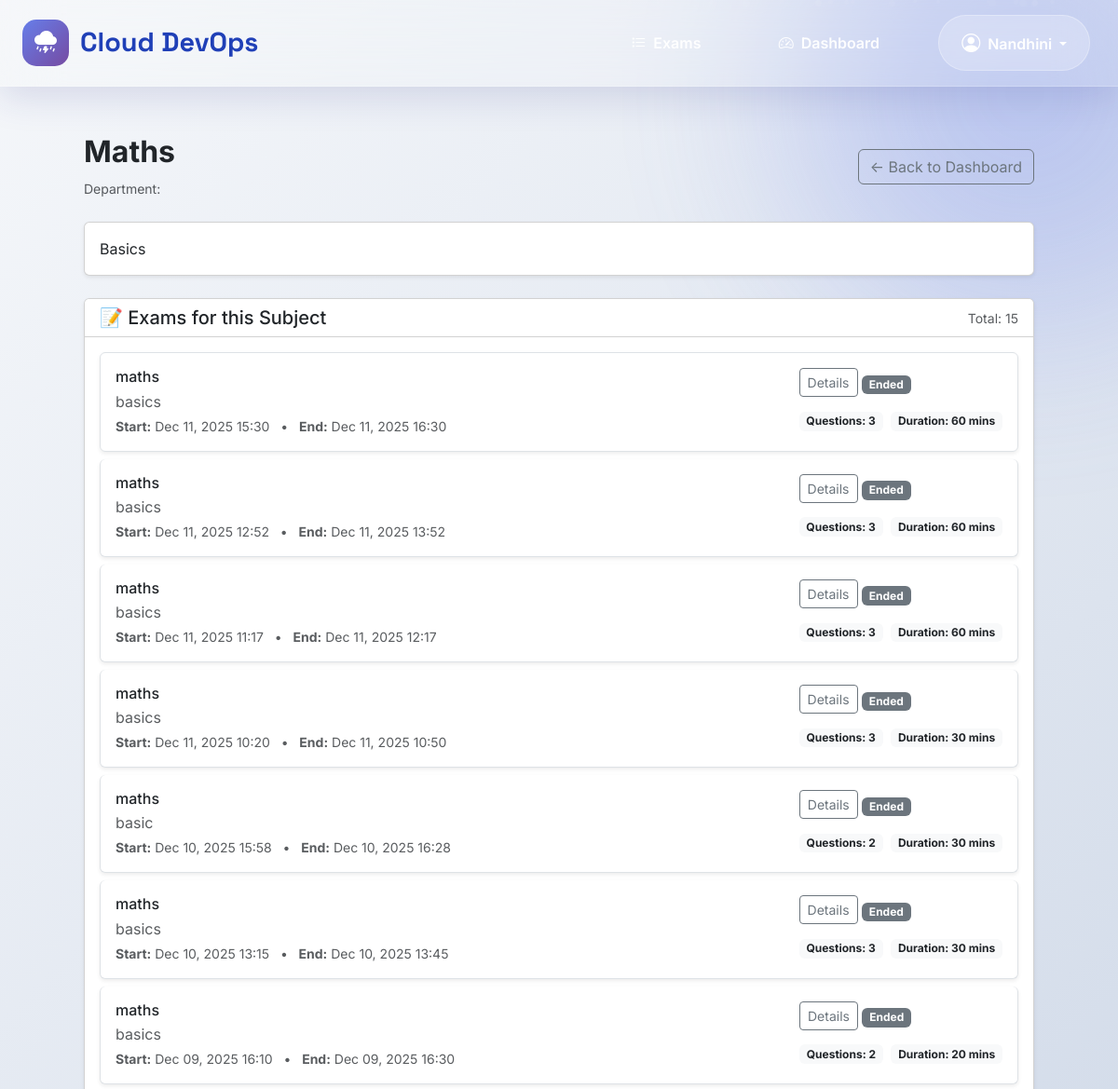
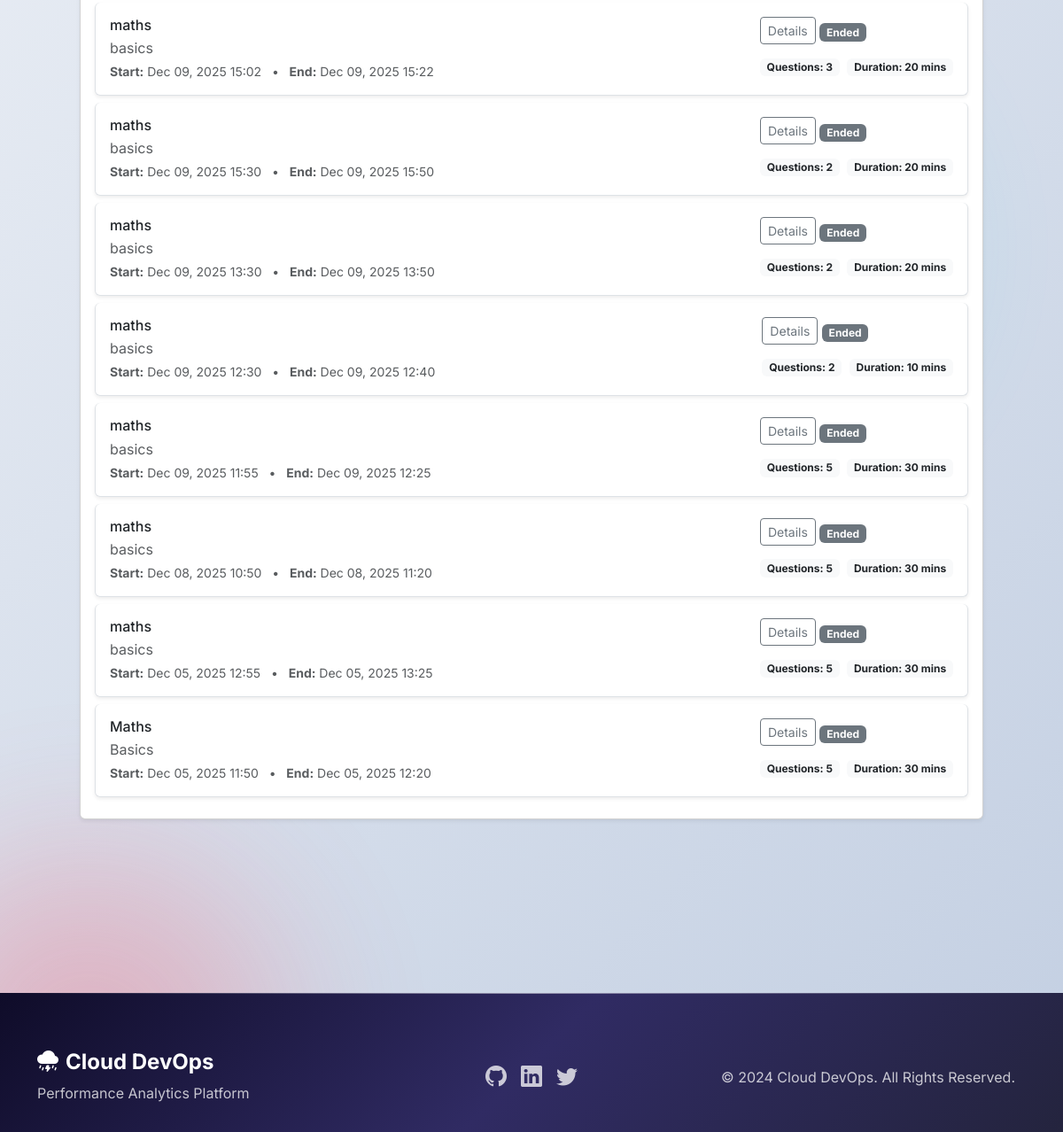
Page /subjects/3/ (signed in) on the committed database (2 pictures, top to bottom).
### exams/models.py (models this page shows, shortened)
class Subject(models.Model):
    name = models.CharField(max_length=200)
    code = models.CharField(max_length=20)
    description = models.TextField(blank=True, null=True)
    teacher = models.ForeignKey(User, on_delete=models.CASCADE, related_name='subjects')
    created_at = models.DateTimeField(auto_now_add=True)

class Exam(models.Model):
    DIFFICULTY_CHOICES = (
        ('easy', 'Easy'),
        ('medium', 'Medium'),
        ('hard', 'Hard'),
    )
    title = models.CharField(max_length=200)
    subject = models.ForeignKey(Subject, on_delete=models.CASCADE, related_name='exams')
    description = models.TextField()
    duration = models.IntegerField(help_text="Duration in minutes")
    total_marks = models.IntegerField()
    passing_marks = models.IntegerField()
    difficulty = models.CharField(max_length=10, choices=DIFFICULTY_CHOICES, default='medium')
    start_time = models.DateTimeField()
    end_time = models.DateTimeField()
    is_active = models.BooleanField(default=True)
    created_by = models.ForeignKey(User, on_delete=models.CASCADE, related_name='created_exams')
    created_at = models.DateTimeField(auto_now_add=True)
    updated_at = models.DateTimeField(auto_now=True)
    class Meta:
        ordering = ['-created_at']

### exams/views.py (the view)
# urls.py: path('subjects/<int:pk>/', views.subject_detail, name='subject_detail'),
@login_required
def subject_detail(request, pk):
    subject = get_object_or_404(Subject, pk=pk)
    exams = subject.exams.all()  # or related_name from your Exam model
    context = {
        'subject': subject,
        'exams': exams,
    }
    return render(request, 'exams/subject_detail.html', context)

### exams/templates/exams/subject_detail.html (shortened to what this page needs)
{% extends "base.html" %}
{% load static %}
{% block content %}
<div class="container mt-4">
  <div class="d-flex justify-content-between align-items-center mb-4">
    <div>
      <h2 class="fw-bold">{{ subject.name }}</h2>
      <small class="text-muted">Department: {{ subject.department }}</small>
    </div>
    <div>
      <a href="{% url 'teacher_dashboard' %}" class="btn btn-outline-secondary">← Back to Dashboard</a>
    </div>
  </div>
  {% if subject.description %}
  <div class="card shadow-sm mb-4">
    <div class="card-body">
      <p class="mb-0">{{ subject.description }}</p>
    </div>
  </div>
  {% endif %}
  <div class="card shadow-sm">
    <div class="card-header bg-white d-flex justify-content-between align-items-center">
      <h5 class="mb-0">📝 Exams for this Subject</h5>
      <small class="text-muted">Total: {{ subject.exams.count }}</small>
    </div>
    <div class="card-body">
      {% if subject.exams.exists %}
        <div class="list-group">
          {% for exam in subject.exams.all %}
            <div class="list-group-item list-group-item-action mb-2 p-3 shadow-sm rounded animate__animated animate__fadeInUp">
              <div class="d-flex flex-column flex-sm-row justify-content-between align-items-start gap-3">
                <div class="me-3" style="min-width: 200px;">
                  <h6 class="mb-1">{{ exam.title }}</h6>
                  <p class="mb-1 text-muted">{{ exam.description|truncatechars:100 }}</p>
                  <p class="mb-0 small text-muted">
                    <strong>Start:</strong> {{ exam.start_time|date:"M d, Y H:i" }} &nbsp; • &nbsp;
                    <strong>End:</strong> {{ exam.end_time|date:"M d, Y H:i" }}
                  </p>
                </div>
                <div class="d-flex flex-column justify-content-between">
                  <div class="mb-2">
                    <a href="{% url 'exam_detail' exam.id %}" class="btn btn-sm btn-outline-secondary mb-1">Details</a>
                    {% if exam.is_active and exam.start_time <= now <= exam.end_time %}
                      <a href="{% url 'take_exam' exam.id %}" class="btn btn-sm btn-primary mb-1">Take Exam</a>
                    {% elif exam.start_time > now %}
                      <button class="btn btn-sm btn-light mb-1" disabled>Upcoming</button>
                    {% else %}
                      <span class="badge bg-secondary mb-1">Ended</span>
                    {% endif %}
                  </div>
                  <div>
                    <span class="badge bg-light text-dark me-1">Questions: {{ exam.questions.count }}</span>
                    <span class="badge bg-light text-dark">Duration: {{ exam.duration }} mins</span>
                  </div>
                </div>
              </div>
            </div>
          {% endfor %}
        </div>
      {% else %}
        <div class="text-center py-4">
          <img src="{% static 'exams/empty_state.svg' %}" alt="No exams" style="max-width:200px;" class="mb-3">
          <p class="text-muted">No exams created for this subject yet.</p>
        </div>
      {% endif %}
    </div>
  </div>
</div>
<link rel="stylesheet" href="https://cdnjs.cloudflare.com/ajax/libs/animate.css/4.1.1/animate.min.css"/>
{% endblock %}

### exams/templates/base.html (shortened to what this page needs)
{% load static %}
<!DOCTYPE html>
<html lang="en">
<head>
    <link href="https://cdn.jsdelivr.net/npm/bootstrap@5.3.3/dist/css/bootstrap.min.css" rel="stylesheet">
    <link href="https://cdn.jsdelivr.net/npm/bootstrap-icons@1.11.3/font/bootstrap-icons.css" rel="stylesheet">
    <link rel="stylesheet" href="https://cdn.jsdelivr.net/npm/aos@2.3.4/dist/aos.css">
</head>
<body>
    <div class="gradient-orb orb-1"></div>
    <div class="gradient-orb orb-2"></div>
    <div id="particles"></div>
    <nav class="navbar navbar-expand-lg navbar-glass" id="navbar">
        <div class="container-fluid px-4">
            <a class="navbar-brand d-flex align-items-center" href="{% url 'home' %}">
                <div class="brand-icon">
                    <i class="bi bi-cloud-lightning-rain-fill"></i>
                </div>
                <span>Cloud DevOps</span>
            </a>
            <div class="collapse navbar-collapse" id="mainNav">
                <ul class="navbar-nav ms-auto align-items-center">
                    {% if user.is_authenticated %}
                        <li class="nav-item mx-2">
                            <a class="nav-link" href="{% url 'exam_list' %}">
                                <i class="bi bi-list-task me-2"></i>Exams
                            </a>
                        </li>
                        {% if user.profile.user_type == 'teacher' %}
                            <li class="nav-item mx-2">
                                <a class="nav-link" href="{% url 'teacher_dashboard' %}">
                                    <i class="bi bi-speedometer2 me-2"></i>Dashboard
                                </a>
                            </li>
                        {% else %}
                            <li class="nav-item mx-2">
                                <a class="nav-link" href="{% url 'student_dashboard' %}">
                                    <i class="bi bi-speedometer2 me-2"></i>Dashboard
                                </a>
                            </li>
                        {% endif %}
                        <li class="nav-item dropdown ms-3">
                            <a class="nav-link dropdown-toggle user-dropdown" href="#"
                               data-bs-toggle="dropdown">
                                <i class="bi bi-person-circle fs-5 me-2"></i>{{ user.username }}
                            </a>
                        </li>
                    {% endif %}
                </ul>
            </div>
        </div>
    </nav>
    <main class="main-content">
        <div class="container px-4 px-lg-5">
            {% block content %}{% endblock %}
        </div>
    </main>
    <footer class="footer-modern text-white text-center">
        <div class="container">
            <div class="row align-items-center">
                <div class="col-md-4 mb-4 mb-md-0 text-md-start">
                    <h4 class="fw-bold mb-2">
                        <i class="bi bi-cloud-lightning-rain-fill me-2"></i>Cloud DevOps
                    </h4>
                    <p class="opacity-75 mb-0">Performance Analytics Platform</p>
                </div>
                <div class="col-md-4 mb-4 mb-md-0">
                    <div class="d-flex gap-3 justify-content-center">
                        <a href="#" class="text-white opacity-75" style="text-decoration: none; transition: opacity 0.3s;" onmouseover="this.style.opacity='1'" onmouseout="this.style.opacity='0.75'">
                            <i class="bi bi-github fs-4"></i>
                        </a>
                        <a href="#" class="text-white opacity-75" style="text-decoration: none; transition: opacity 0.3s;" onmouseover="this.style.opacity='1'" onmouseout="this.style.opacity='0.75'">
                            <i class="bi bi-linkedin fs-4"></i>
                        </a>
                        <a href="#" class="text-white opacity-75" style="text-decoration: none; transition: opacity 0.3s;" onmouseover="this.style.opacity='1'" onmouseout="this.style.opacity='0.75'">
                            <i class="bi bi-twitter fs-4"></i>
                        </a>
                    </div>
                </div>
                <div class="col-md-4">
                    <p class="mb-0 opacity-75">&copy; 2024 Cloud DevOps. All Rights Reserved.</p>
                </div>
            </div>
        </div>
    </footer>
</body>
</html>

### exams/templates/base.html (style rules this page uses)
:root { --primary-gradient: linear-gradient(135deg, #667eea 0%, #764ba2 100%); --secondary-gradient: linear-gradient(135deg, #f093fb 0%, #f5576c 100%); --success-gradient: linear-gradient(135deg, #4facfe 0%, #00f2fe 100%); --info-gradient: linear-gradient(135deg, #43e97b 0%, #38f9d7 100%); --warning-gradient: linear-gradient(135deg, #fa709a 0%, #fee140 100%); --dark-gradient: linear-gradient(135deg, #1e3c72 0%, #2a5298 100%); --glass: rgba(255,255,255,0.1); --glass-border: rgba(255,255,255,0.2); --shadow-lg: 0 20px 60px rgba(0,0,0,0.15); --shadow-xl: 0 30px 80px rgba(0,0,0,0.2); }
* { margin: 0; padding: 0; box-sizing: border-box; }
body { font-family: 'Inter', -apple-system, BlinkMacSystemFont, sans-serif; background: linear-gradient(135deg, #f5f7fa 0%, #c3cfe2 100%); min-height: 100vh; overflow-x: hidden; position: relative; }
#particles { position: fixed; top: 0; left: 0; width: 100vw; height: 100vh; z-index: -1; pointer-events: none; overflow: hidden; }
.gradient-orb { position: fixed; border-radius: 50%; filter: blur(80px); opacity: 0.4; z-index: -1; animation: drift 20s ease-in-out infinite; }
.orb-1 { width: 600px; height: 600px; background: radial-gradient(circle, #667eea, transparent); top: -200px; right: -200px; animation-delay: 0s; }
.orb-2 { width: 500px; height: 500px; background: radial-gradient(circle, #f5576c, transparent); bottom: -150px; left: -150px; animation-delay: 5s; }
.navbar-glass { position: fixed !important; top: 0 !important; left: 0 !important; right: 0 !important; z-index: 9999 !important; backdrop-filter: blur(30px) !important; background: rgba(255,255,255,0.1) !important; border-bottom: 1px solid rgba(255,255,255,0.2) !important; box-shadow: 0 10px 40px rgba(31,38,135,0.15) !important; padding: 1rem 0 !important; transition: all 0.4s ease !important; }
.navbar-brand { font-family: 'Space Grotesk', sans-serif !important; font-weight: 800 !important; font-size: 1.8rem !important; color: #2040b7 !important; transition: all 0.3s ease !important; }
.brand-icon { width: 50px; height: 50px; background: var(--primary-gradient); border-radius: 15px; display: flex; align-items: center; justify-content: center; margin-right: 0.75rem; transition: all 0.3s; }
.brand-icon i { font-size: 1.5rem; color: #fff; }
.nav-link { color: rgba(255,255,255,0.95) !important; padding: 0.85rem 1.75rem !important; border-radius: 100px !important; transition: all 0.4s cubic-bezier(0.175, 0.885, 0.32, 1.275) !important; font-weight: 600 !important; margin: 0 0.35rem !important; text-decoration: none !important; position: relative !important; overflow: hidden !important; }
.nav-link::before { content: ''; position: absolute; top: 0; left: -100%; width: 100%; height: 100%; background: var(--primary-gradient); transition: left 0.4s; z-index: -1; }
.user-dropdown { background: rgba(255,255,255,0.2) !important; backdrop-filter: blur(20px) !important; border: 1px solid rgba(255,255,255,0.3) !important; padding: 0.85rem 1.5rem !important; border-radius: 100px !important; color: #fff !important; font-weight: 600 !important; transition: all 0.3s !important; }
.main-content { padding-top: 120px !important; padding-bottom: 100px !important; position: relative; z-index: 1; min-height: calc(100vh - 200px); }
.footer-modern { background: linear-gradient(135deg, #0f0c29 0%, #302b63 50%, #24243e 100%) !important; margin-top: 6rem; padding: 4rem 0 2rem; position: relative; overflow: hidden; }
.footer-modern::before { content: ''; position: absolute; top: 0; left: 0; right: 0; height: 1px; background: linear-gradient(90deg, transparent, rgba(255,255,255,0.5), transparent); }

### rows in the picture
Subject: name "Maths", description "Basics", exams.count "15"
Exam: title "maths", description "basics", start_time "Dec 11, 2025 15:30", end_time "Dec 11, 2025 16:30", is_active "Ended", questions.count "3", duration "60"
Exam: title "maths", description "basics", start_time "Dec 11, 2025 12:52", end_time "Dec 11, 2025 13:52", is_active "Ended", questions.count "3", duration "60"
Exam: title "maths", description "basics", start_time "Dec 11, 2025 11:17", end_time "Dec 11, 2025 12:17", is_active "Ended", questions.count "3", duration "60"
Exam: title "maths", description "basics", start_time "Dec 11, 2025 10:20", end_time "Dec 11, 2025 10:50", is_active "Ended", questions.count "3", duration "30"
Exam: title "maths", description "basic", start_time "Dec 10, 2025 15:58", end_time "Dec 10, 2025 16:28", is_active "Ended", questions.count "2", duration "30"
Exam: title "maths", description "basics", start_time "Dec 10, 2025 13:15", end_time "Dec 10, 2025 13:45", is_active "Ended", questions.count "3", duration "30"
Exam: title "maths", description "basics", start_time "Dec 09, 2025 16:10", end_time "Dec 09, 2025 16:30", is_active "Ended", questions.count "2", duration "20"
Exam: title "maths", description "basics", start_time "Dec 09, 2025 15:02", end_time "Dec 09, 2025 15:22", is_active "Ended", questions.count "3", duration "20"
Exam: title "maths", description "basics", start_time "Dec 09, 2025 15:30", end_time "Dec 09, 2025 15:50", is_active "Ended", questions.count "2", duration "20"
Exam: title "maths", description "basics", start_time "Dec 09, 2025 13:30", end_time "Dec 09, 2025 13:50", is_active "Ended", questions.count "2", duration "20"
Exam: title "maths", description "basics", start_time "Dec 09, 2025 12:30", end_time "Dec 09, 2025 12:40", is_active "Ended", questions.count "2", duration "10"
Exam: title "maths", description "basics", start_time "Dec 09, 2025 11:55", end_time "Dec 09, 2025 12:25", is_active "Ended", questions.count "5", duration "30"
Exam: title "maths", description "basics", start_time "Dec 08, 2025 10:50", end_time "Dec 08, 2025 11:20", is_active "Ended", questions.count "5", duration "30"
Exam: title "maths", description "basics", start_time "Dec 05, 2025 12:55", end_time "Dec 05, 2025 13:25", is_active "Ended", questions.count "5", duration "30"
Exam: title "Maths", description "Basics", start_time "Dec 05, 2025 11:50", end_time "Dec 05, 2025 12:20", is_active "Ended", questions.count "5", duration "30"

### other values in the picture
{{ user.username }} "Nandhini"
